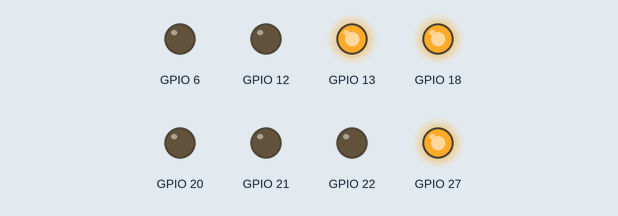
A program run on a simulated Raspberry Pi (BCM pin numbers). On the bench: output pins drawn as LEDs (lit = HIGH). Parts the program declares active-low are drawn by pin level, so they are really on while drawn off. At 5.0 s the program stops and its outputs stay as they are.

Above: at 0.1 s.
At 1.1 s:
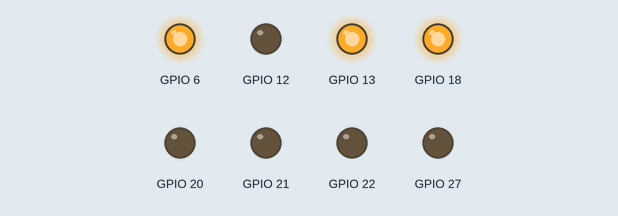
At 2.1 s:
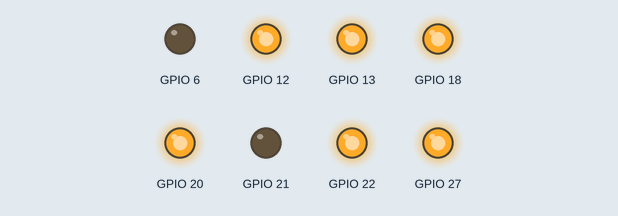
At 3.1 s:
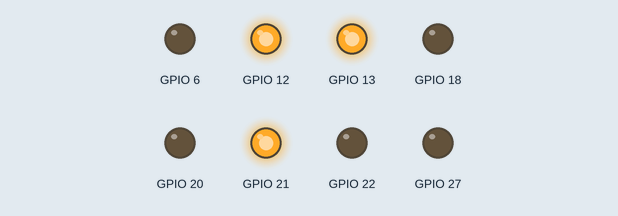
At 4.1 s:
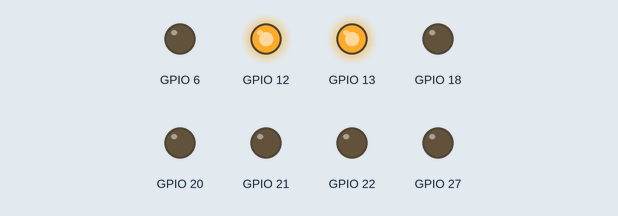
At 5.1 s:
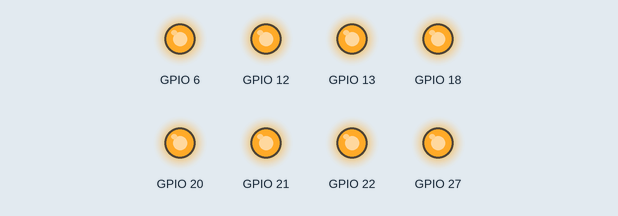
Timing chart, 0 to 6.5 s (numbered marks = the images above):
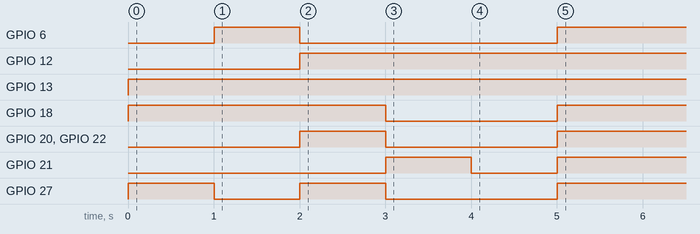

Measured:
- by itself, GPIO 6: LOW → HIGH at 1.0 s, → LOW 1.0 s later, → HIGH 3.0 s later
- by itself, GPIO 12: LOW → HIGH at 2.0 s
- by itself, GPIO 13: LOW → HIGH at 0.00 s
- by itself, GPIO 18: LOW → HIGH at 0.00 s, → LOW 3.0 s later, → HIGH 2.0 s later
- by itself, GPIO 20, GPIO 22: LOW → HIGH at 2.0 s, → LOW 1.0 s later, → HIGH 2.0 s later
- by itself, GPIO 21: LOW → HIGH at 3.0 s, → LOW 1.0 s later, → HIGH 1.0 s later
- by itself, GPIO 27: goes HIGH 1.0 s, LOW 1.0 s, HIGH 1.0 s, LOW 2.0 s, then HIGH

The program:

sevenseg3.py
```python
from gpiozero import LEDBoard, OutputDeviceError, LEDCollection
from time import sleep

class SevenSegmentDisplay(LEDBoard):
    """
    Extends :class:`LEDBoard` for a 7 segment LED display

    7 segment displays have either 7 or 8 pins, 7 pins for the digit display
    and an optional 8th pin for a decimal point. 7 segment displays
    typically have either a common anode or common cathode pin, when
    using a common anode display 'active_high' should be set to False.
    Instances of this class can be used to display characters or control
    individual leds on the display. For example::

        from gpiozero import SevenSegmentDisplay

        seven = SevenSegmentDisplay(1,2,3,4,5,6,7,8,active_high=False)
        seven.display("7")

    :param int \*pins:
        Specify the GPIO pins that the 7 segment display is attached to.
        Pins should be in the LED segment order A,B,C,D,E,F,G,decimal_point
        (the decimal_point is optional).

    :param bool pwm:
        If ``True``, construct :class:`PWMLED` instances for each pin. If
        ``False`` (the default), construct regular :class:`LED` instances. This
        parameter can only be specified as a keyword parameter.

    :param bool active_high:
        If ``True`` (the default), the :meth:`on` method will set all the
        associated pins to HIGH. If ``False``, the :meth:`on` method will set
        all pins to LOW (the :meth:`off` method always does the opposite). This
        parameter can only be specified as a keyword parameter.

    :param bool initial_value:
        If ``False`` (the default), all LEDs will be off initially. If
        ``None``, each device will be left in whatever state the pin is found
        in when configured for output (warning: this can be on). If ``True``,
        the device will be switched on initially. This parameter can only be
        specified as a keyword parameter.

    """
    def __init__(self, *pins, **kwargs):
        # 7 segment displays must have 7 or 8 pins
        if len(pins) < 7 or len(pins) > 8:
            raise ValueError('SevenSegmentDisplay must have 7 or 8 pins')
        # Don't allow 7 segments to contain collections
        for pin in pins:
            assert not isinstance(pin, LEDCollection)
        pwm = kwargs.pop('pwm', False)
        active_high = kwargs.pop('active_high', True)
        initial_value = kwargs.pop('initial_value', False)
        if kwargs:
            raise TypeError('unexpected keyword argument: %s' % kwargs.popitem()[0])

        self._layouts = {
            '1': (False, True, True, False, False, False, False),
            '2': (True, True, False, True, True, False, True),
            '3': (True, True, True, True, False, False, True),
            '4': (False, True, True, False, False, True, True),
            '5': (True, False, True, True, False, True, True),
            '6': (True, False, True, True, True, True, True),
            '7': (True, True, True, False, False, False, False),
            '8': (True, True, True, True, True, True, True),
            '9': (True, True, True, True, False, True, True),
            '0': (True, True, True, True, True, True, False),
            'A': (True, True, True, False, True, True, True),
            'B': (False, False, True, True, True, True, True),
            'C': (True, False, False, True, True, True, False),
            'D': (False, True, True, True, True, False, True),
            'E': (True, False, False, True, True, True, True),
            'F': (True, False, False, False, True, True, True),
            'G': (True, False, True, True, True, True, False),
            'H': (False, True, True, False, True, True, True),
            'I': (False, False, False, False, True, True, False),
            'J': (False, True, True, True, True, False, False),
            'K': (True, False, True, False, True, True, True),
            'L': (False, False, False, True, True, True, False),
            'M': (True, False, True, False, True, False, False),
            'N': (True, True, True, False, True, True, False),
            'O': (True, True, True, True, True, True, False),
            'P': (True, True, False, False, True, True, True),
            'Q': (True, True, False, True, False, True, True),
            'R': (True, True, False, False, True, True, False),
            'S': (True, False, True, True, False, True, True),
            'T': (False, False, False, True, True, True, True),
            'U': (False, False, True, True, True, False, False),
            'V': (False, True, True, True, True, True, False),
            'W': (False, True, False, True, False, True, False),
            'X': (False, True, True, False, True, True, True),
            'Y': (False, True, True, True, False, True, True),
            'Z': (True, True, False, True, True, False, True),
            '-': (False, False, False, False, False, False, True),
            ' ': (False, False, False, False, False, False, False),
            '=': (False, False, False, True, False, False, True)
        }

        super(SevenSegmentDisplay, self).__init__(*pins, pwm=pwm, active_high=active_high, initial_value=initial_value)

    def display(self, char):
        """
        Display a character on the 7 segment display

        :param string char:
            A single character to be displayed
        """
        char = str(char).upper()
        if len(char) > 1:
            raise ValueError('only a single character can be displayed')
        if char not in self._layouts:
            raise ValueError('there is no layout for character - %s' % char)
        layout = self._layouts[char]
        for led in range(7):
            self[led].value = layout[led]

    def display_hex(self, hexnumber):
        """
        Display a hex number (0-F) on the 7 segment display

        :param int hexnumber:
            The number to be displayed in hex
        """
        self.display(hex(hexnumber)[2:])

    @property
    def decimal_point(self):
        """
        Represents the status of the decimal point led
        """
        # does the 7seg display have a decimal point (i.e pin 8)
        if len(self) > 7:
            return self[7].value
        else:
            raise OutputDeviceError('there is no 8th pin for the decimal point')

    @decimal_point.setter
    def decimal_point(self, value):
        """
        Sets the status of the decimal point led
        """
        if len(self) > 7:
            self[7].value = value
        else:
            raise OutputDeviceError('there is no 8th pin for the decimal point')

    def set_char_layout(self, char, layout):
        """
        Create or update a custom character layout, which can be used with the
        `display` method.

        :param string char:
            A single character to be displayed

        :param tuple layout:
            A 7 bool tuple of LED values in the segment order A, B, C, D, E, F, G
        """
        char = str(char).upper()
        if len(char) != 1:
            raise ValueError('only a single character can be used in a layout')
        if len(layout) != 7:
            raise ValueError('a character layout must have 7 segments')
        self._layouts[char] = layout


seven_seg = SevenSegmentDisplay(20, 21, 6, 22, 27, 18, 12, 13,
                                active_high=False)

for char in '321GO':
    seven_seg.display(char)
    sleep(1)

# seven_seg.set_char_layout("_", (False, False, False, True, False, False, False))
# seven_seg.display("_")

seven_seg.decimal_point = True
```
